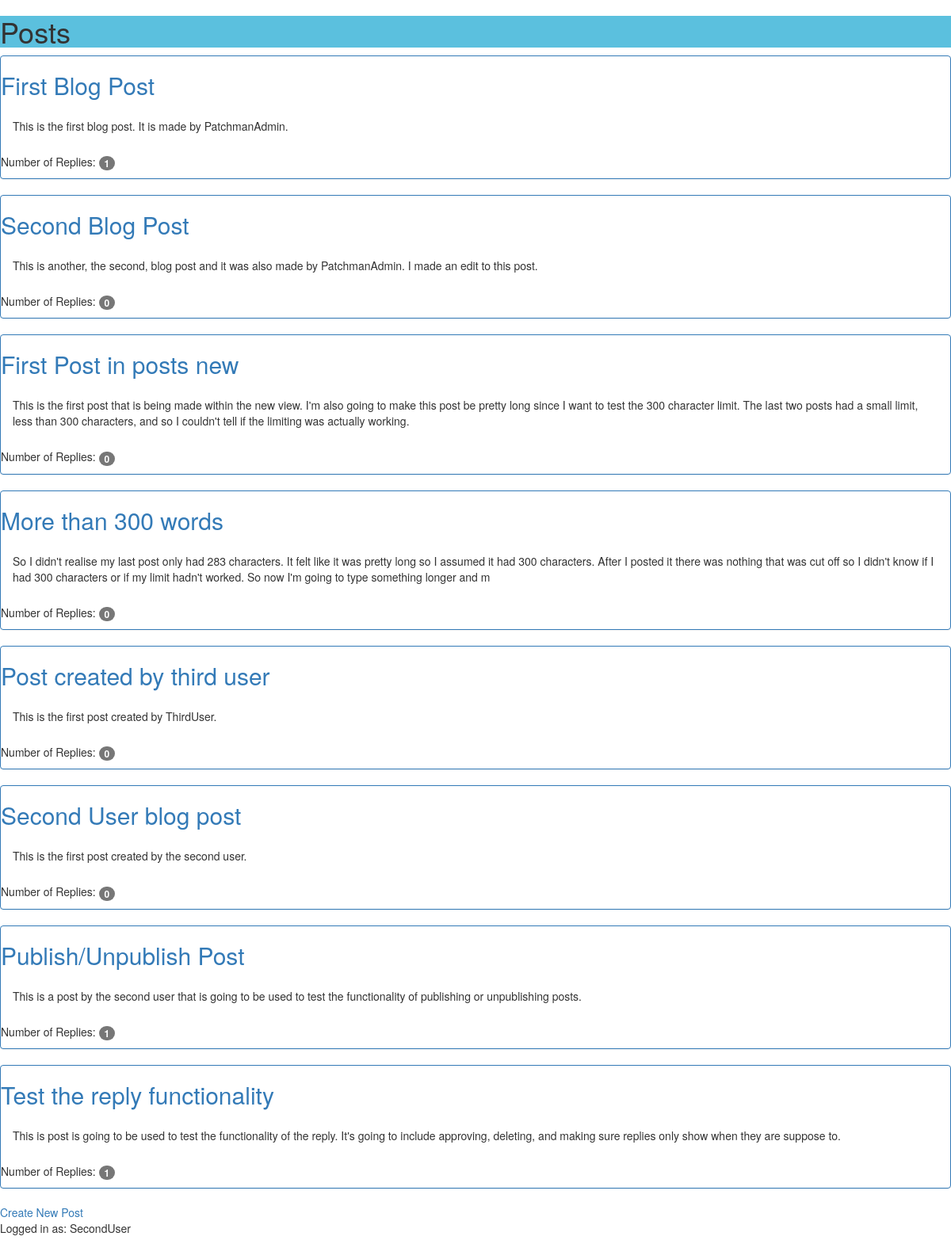
Screenshot of / (signed in) with the database file from the repository.
### blog/models.py (models this page shows, shortened)
class Post(models.Model):
    author = models.ForeignKey('auth.User')
    title = models.CharField(max_length=255)
    content = models.TextField()
    created_date = models.DateField(default=timezone.now)
    is_published = models.BooleanField(default=True)
    is_deleted = models.BooleanField(default=False)
    class Meta:
        ordering=['-created_date']
    @property
    def approved_replies(self):
        return self.replies.filter(approved_reply=True)

### blog/views.py (the view)
# urls.py: 2. Add a URL to urlpatterns:  url(r'^$', views.home, name='home')
def home(request):
    posts = Post.objects.filter(is_published=True, is_deleted=False).order_by('created_date')
    return render(request, 'home.html', {'posts': posts})

### blog/templates/home.html
{% extends 'base.html' %}
{% block content %}
    <h1 class="'label label-info">Posts</h1>
    {% for post in posts %}
        <div class="panel panel-primary">
            <h2><a href="{% url 'post_detail' pk=post.pk %}">{{ post.title }}</a></h2>
            <p class="panel-body">{{ post.content| slice:":300" }}</p>
            <p>Number of Replies:  <span class="badge">{{ post.approved_replies.count }}</span></p>
        </div>
    {% endfor %}
    {% if user.is_authenticated %}
        <a href="{% url 'post_new' %}">Create New Post</a>
        <p>Logged in as: {{ user.get_username }}</p>
    {% endif %}
{% endblock %}

### rows the page displays
Post: title "First Blog Post", content "This is the first blog post. It is made by PatchmanAdmin.", approved_replies.count "1"
Post: title "Second Blog Post", content "This is another, the second, blog post and it was also made by PatchmanAdmin. I made an edit to this post.", approved_replies.count "0"
Post: title "First Post in posts new", content "This is the first post that is being made within the new view. I'm also going to make this post be pretty long since I want to test the 300 character limit. The last two posts had a small limit, less than 300 characters, and so I couldn't tell if the limiting was actually working.", approved_replies.count "0"
Post: title "More than 300 words", content "So I didn't realise my last post only had 283 characters. It felt like it was pretty long so I assumed it had 300 characters. After I posted it there was nothing that was cut off so I didn't know if I had 300 characters or if my limit hadn't worked. So now I'm going to type something longer and m", approved_replies.count "0"
Post: title "Post created by third user", content "This is the first post created by ThirdUser.", approved_replies.count "0"
Post: title "Second User blog post", content "This is the first post created by the second user.", approved_replies.count "0"
Post: title "Publish/Unpublish Post", content "This is a post by the second user that is going to be used to test the functionality of publishing or unpublishing posts.", approved_replies.count "1"
Post: title "Test the reply functionality", content "This is post is going to be used to test the functionality of the reply. It's going to include approving, deleting, and making sure replies only show when they are suppose to.", approved_replies.count "1"

### other values shown
{{ user.get_username }} "SecondUser"
